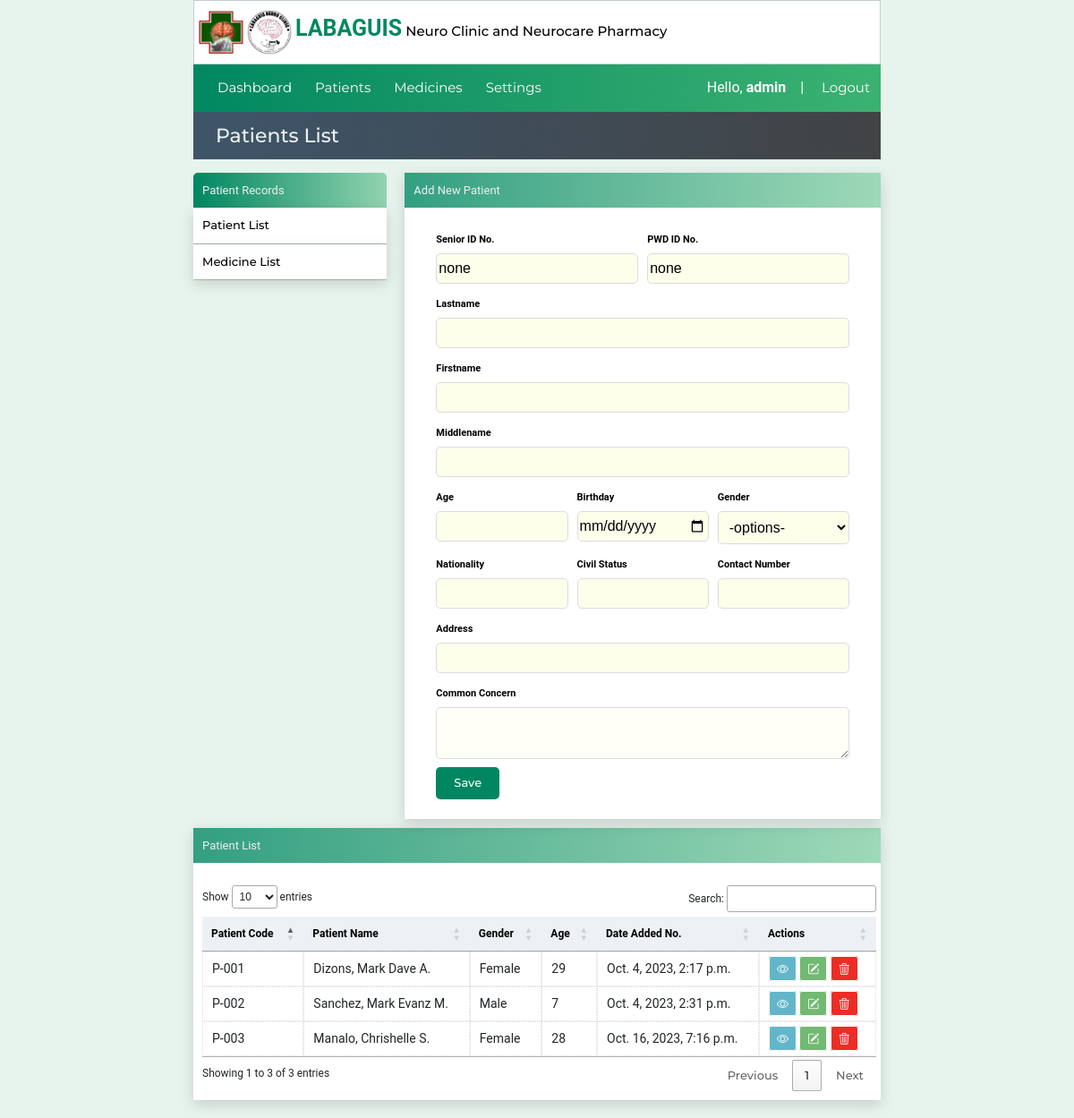
Page /patientlist/ (signed in) on the earlier database version.
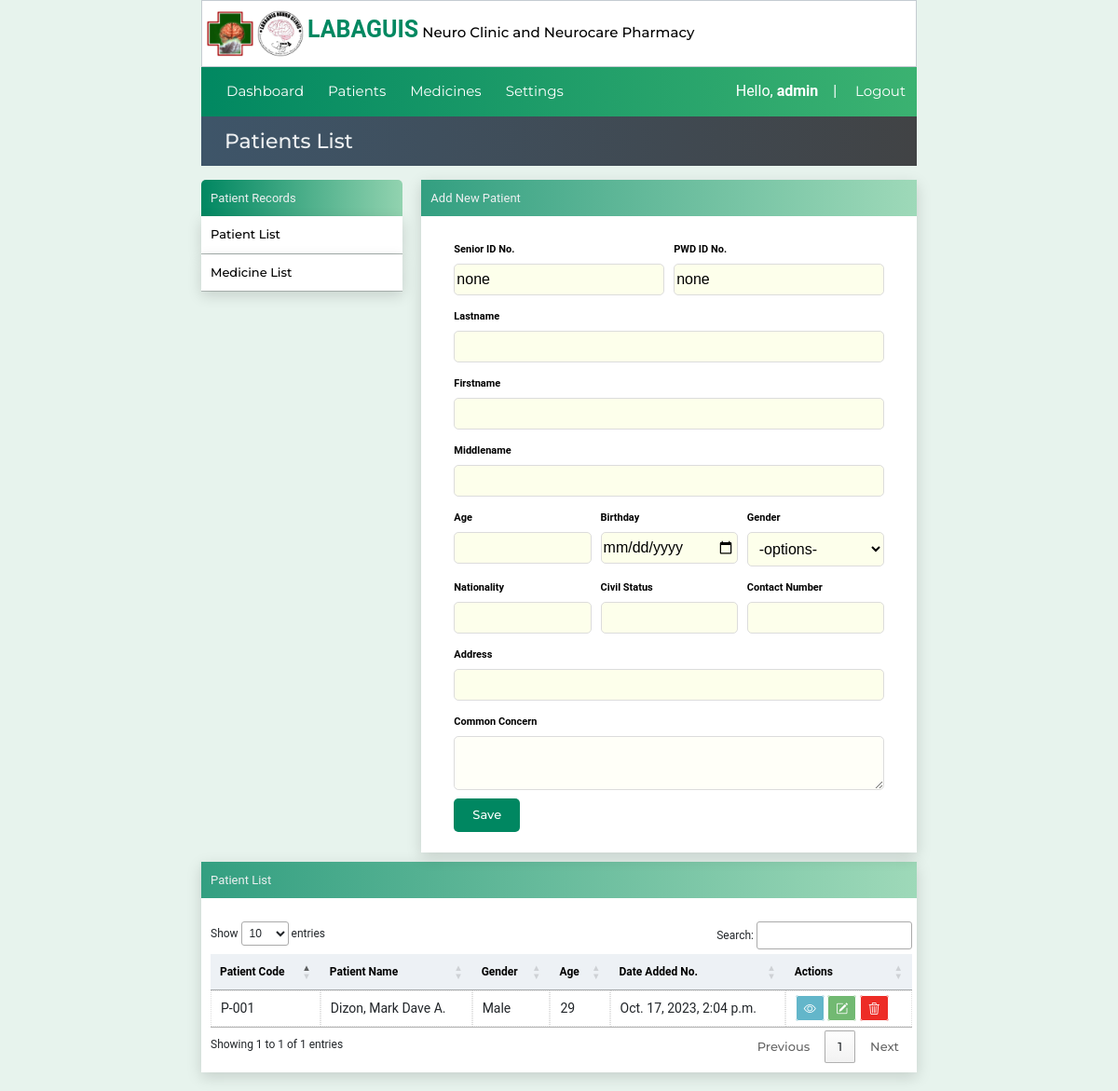
Same page on the later database version.
### website/models.py (models this page shows, shortened)
class Patient(models.Model):
    created_at = models.DateTimeField(auto_now_add=True)
    patient_code=models.CharField(max_length=50)
    first_name = models.CharField(max_length=50)
    middle_name = models.CharField(max_length=50)
    last_name = models.CharField(max_length=50)
    age = models.CharField(max_length=50)
    bday = models.CharField(max_length=50,default='')
    civil_status = models.CharField(max_length=50,default='')
    gender = models.CharField(max_length=50)
    address = models.CharField(max_length=100)
    contact_number = models.CharField(max_length=50)
    srID = models.CharField(max_length=50,null=True, blank=True)
    pwdID = models.CharField(max_length=50,null=True, blank=True)
    nationality = models.CharField(max_length=50,null=True, blank=True)

### website/views.py (the view, shortened to what this page needs)
# urls.py: path('patientlist/',views.patientlist, name='patientlist'),
@login_required(login_url="loginuser")
def patientlist(request):
    patientsdata = {'patientsdata': Patient.objects.all()}
    return render(request, 'patientlist.html',patientsdata)

### website/templates/patientlist.html
{% extends 'index.html' %}
{% block content%}
    <div class="container1">
      {% include "sidemenu.html" %}
      <div class="reg-area">
        {% include 'newpatient.html' %}
      </div>
    </div>
    <div class="container2">
      <div class="title-form">Patient List</div>
      <div class="table-box">
        {% include 'patientstable.html' %}
      </div>
</div>
{%endblock%}

### website/templates/patientstable.html
    <table id="patienttable" class="patient-tables">
      <thead >
        <th>Patient Code</th>
        <th>Patient Name</th>
        <th>Gender</th>
        <th>Age</th>
        <th>Date Added No.</th>
        <th>Actions</th>
      </thead>
      <tbody>
        {% for x in patientsdata %}
        <tr>
          <td>{{x.patient_code}}</td>
          <td>{{x.last_name}}, {{x.first_name}} {{x.middle_name.0}}.</td>
          <td>{{x.gender}}</td>
          <td>{{x.age}}</td>
          <td>{{x.created_at}}</td>
          <td>
            <a href="{% url 'patientinfo' x.id %}" id="link-view"><i class="bi bi-eye"></i></a>
            <a href="{% url 'editpatient' x.id %}" id="link-edit"><i class="bi bi-pencil-square"></i></a>
            <a href="{% url 'deletepatient' x.id %}" id="link-delete"><i class="bi bi-trash3"></i></a>
          </td>
        </tr>
        {% endfor %}
      </tbody>
    </table>

Differences in the rows shown:
removed Patient: patient_code "P-001", last_name "Dizons", first_name "Mark Dave", middle_name.0 "A", gender "Female", age "29", created_at "Oct. 4, 2023, 2:17 p.m."
removed Patient: patient_code "P-002", last_name "Sanchez", first_name "Mark Evanz", middle_name.0 "M", gender "Male", age "7", created_at "Oct. 4, 2023, 2:31 p.m."
removed Patient: patient_code "P-003", last_name "Manalo", first_name "Chrishelle", middle_name.0 "S", gender "Female", age "28", created_at "Oct. 16, 2023, 7:16 p.m."
added Patient: patient_code "P-001", last_name "Dizon", first_name "Mark Dave", middle_name.0 "A", gender "Male", age "29", created_at "Oct. 17, 2023, 2:04 p.m."
Other differences:
text written by a page script: "Show entries Search: Showing 1 to 3 of 3 entries Previous 1 Next" → "Show entries Search: Showing 1 to 1 of 1 entries Previous 1 Next"
